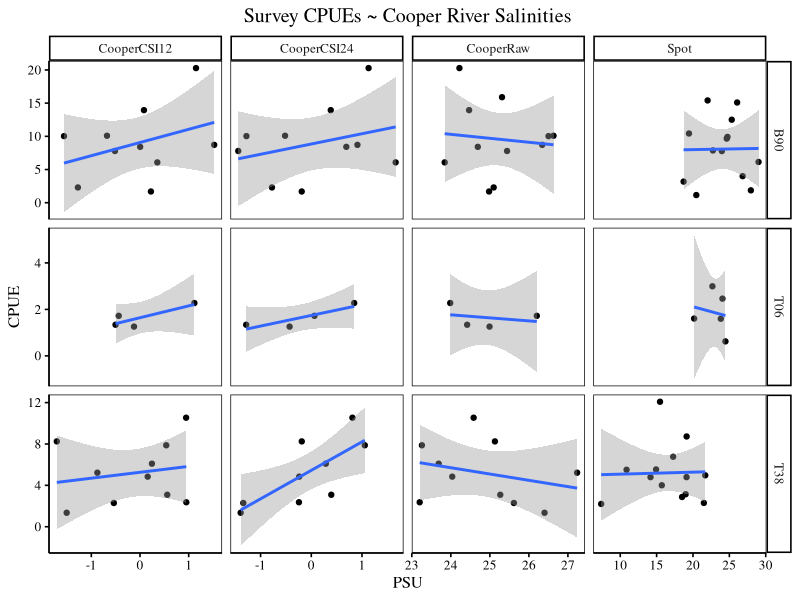
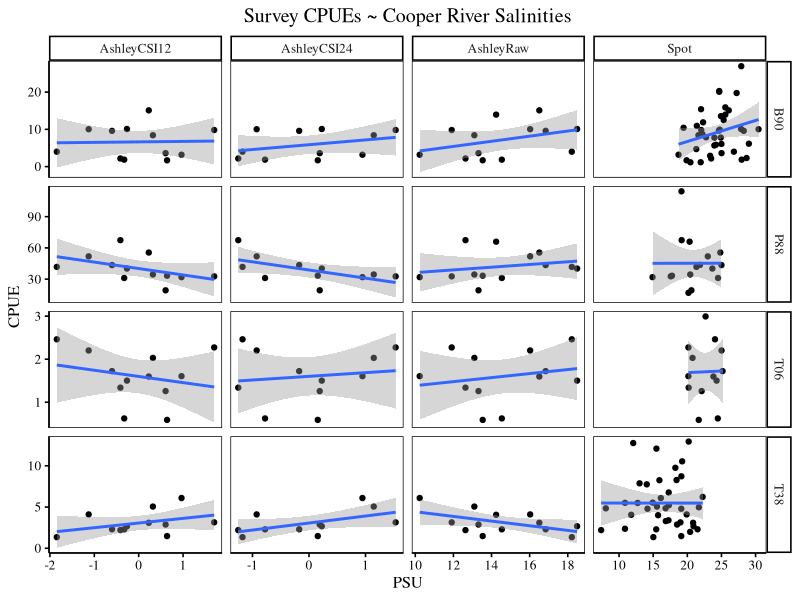
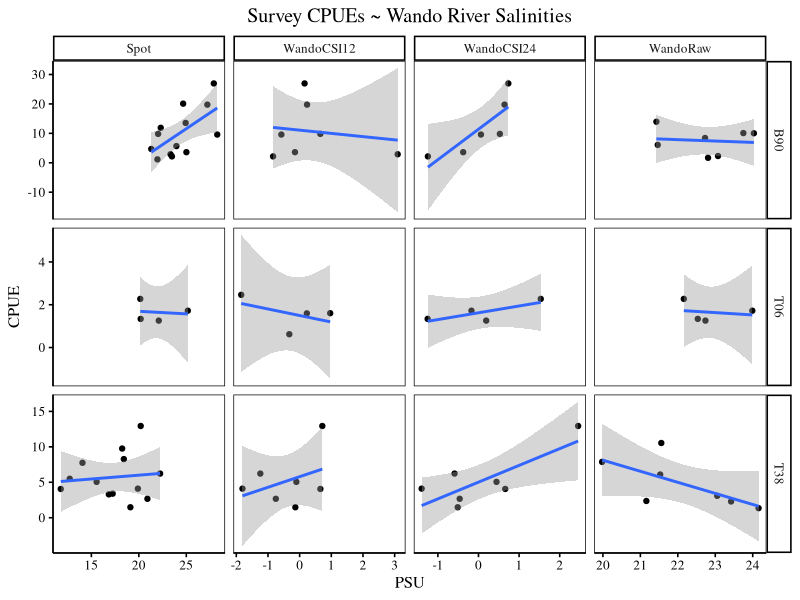
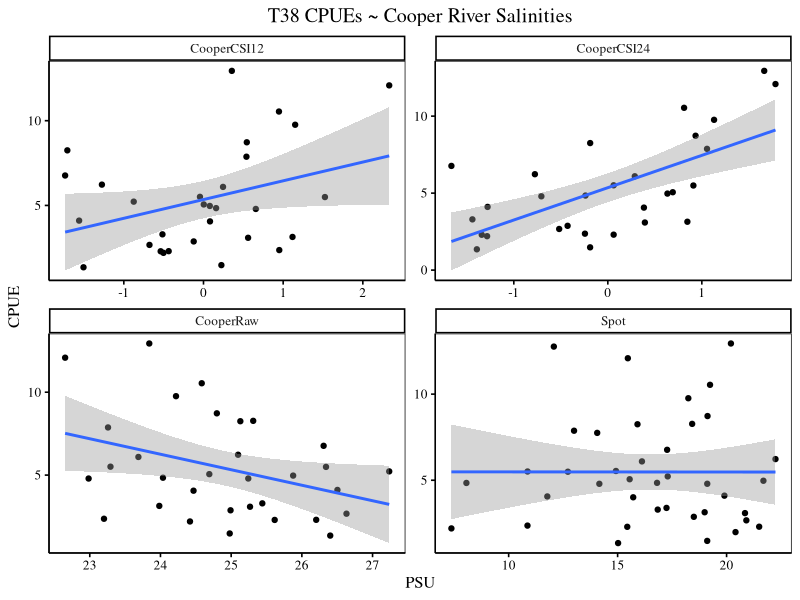
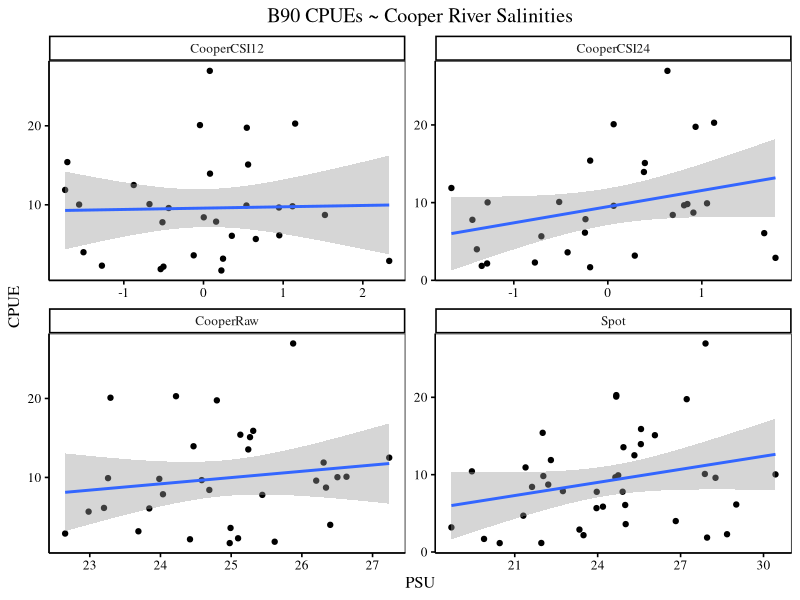
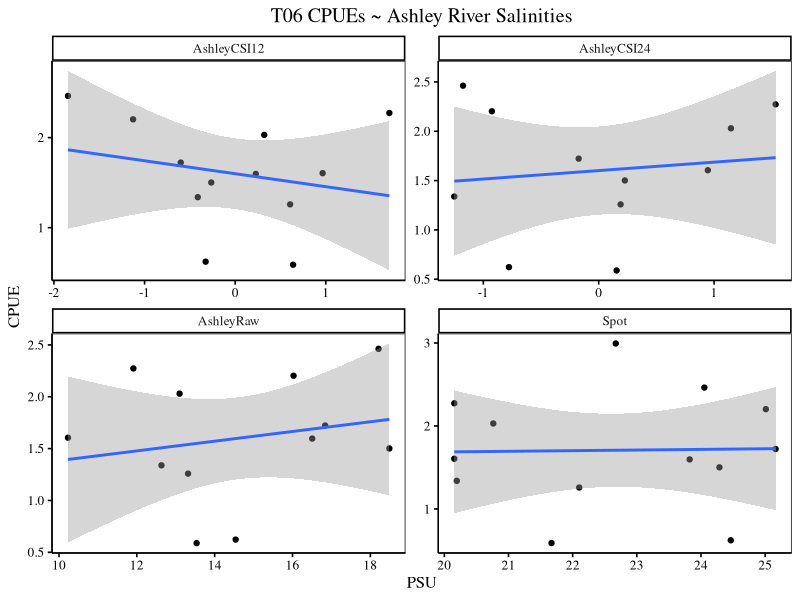

R code for these plots, in order:
## ---- chunk 1
knitr::opts_chunk$set(echo = TRUE)
library(ggplot2)
library(lubridate)
library(tidyr)
library(dplyr)
library(Hmisc)
library(nlme)
library(cowplot)
library(knitr)
library(readxl)
library(rmarkdown)

theme_set(theme_classic(base_size = 12)+
           theme(panel.grid.major = element_blank(), 
                 panel.grid.minor = element_blank(),
                 panel.background = element_rect(colour = "black", size=0.5))+
           theme(text=element_text(size=12,  family="serif", colour = "black"))+
          theme(axis.text = element_text(colour = "black"))+
          theme(axis.ticks = element_line(colour = "black"))
          )
update_geom_defaults("point",   list(colour = "black"))
update_geom_defaults("line",   list(colour = "black"))
theme_update(plot.title = element_text(hjust = 0.5))
## ---- chunk 2
crab = read.csv("dataGather2.csv")
## ---- chunk 3

cooper <- ggplot(aes(PSU, CPUE), data = subset(crab, 
                                               Watershed == "Cooper" &
                                               Lifestage == "Total" &
                                               ProjID == c("B90", "T38", "T06"))) +
  ggtitle("Survey CPUEs ~ Cooper River Salinities") +
  geom_point() +
  geom_smooth(method="lm") +
  facet_grid(ProjID ~ Salinity, scales = "free")

cooper
## ---- chunk 4

Ashley <- ggplot(aes(PSU, CPUE), data = subset(crab, 
                                               Watershed == "Ashley" &
                                               Lifestage == "Total")) +
  ggtitle("Survey CPUEs ~ Cooper River Salinities") +
  geom_point() +
  geom_smooth(method="lm") +
  facet_grid(ProjID ~ Salinity, scales = "free")

Ashley
## ---- chunk 5

Wando <- ggplot(aes(PSU, CPUE), data = subset(crab, 
                                               Watershed == "Wando" &
                                               Lifestage == "Total" &
                                               ProjID == c("B90", "T38", "T06"))) +
  ggtitle("Survey CPUEs ~ Wando River Salinities") +
  geom_point() +
  geom_smooth(method="lm") +
  facet_grid(ProjID ~ Salinity, scales = "free")

Wando
## ---- chunk 6

CooperT38 <- ggplot(aes(PSU, CPUE), data = subset(crab, 
                                               Watershed == "Cooper" &
                                               Lifestage == "Total" &
                                               ProjID == "T38")) +
  ggtitle("T38 CPUEs ~ Cooper River Salinities") +
  geom_point() +
  geom_smooth(method="lm") +
  facet_wrap(~Salinity, scales = "free")

CooperT38
## ---- chunk 7

CooperB90 <- ggplot(aes(PSU, CPUE), data = subset(crab, 
                                               Watershed == "Cooper" &
                                               Lifestage == "Total" &
                                               ProjID == "B90")) +
  ggtitle("B90 CPUEs ~ Cooper River Salinities") +
  geom_point() +
  geom_smooth(method="lm") +
  facet_wrap(~Salinity, scales = "free")

CooperB90
## ---- chunk 8

AshleyT06 <- ggplot(aes(PSU, CPUE), data = subset(crab, 
                                               Watershed == "Ashley" &
                                               Lifestage == "Total" &
                                               ProjID == "T06")) +
  ggtitle("T06 CPUEs ~ Ashley River Salinities") +
  geom_point() +
  geom_smooth(method="lm") +
  facet_wrap(~Salinity, scales = "free")

AshleyT06
